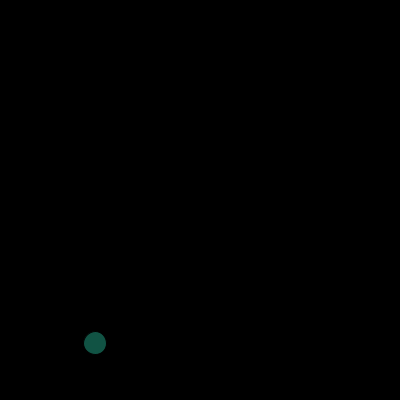
Frame 1 (no input)
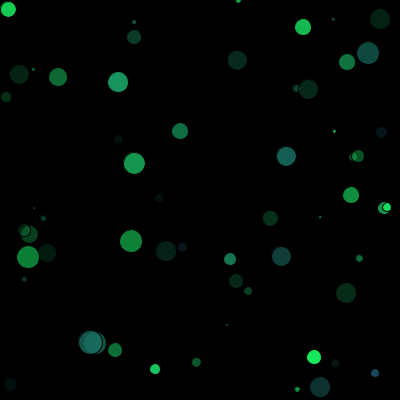
Frame 60 (the mouse pressed at the canvas centre just before this capture)
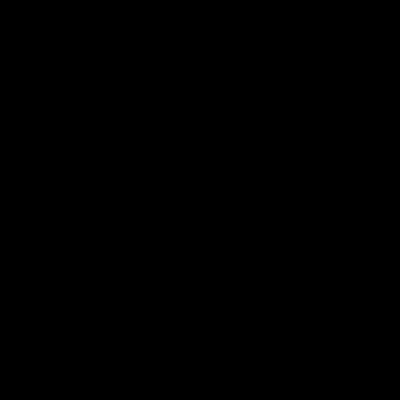
Frame 120 (the mouse held since frame 60 and released just before this capture)

The Processing sketch that drew these frames (run headless with seeded random() and noise(); from frame 60 on, the mouse is pressed at the canvas centre):

// Processing sketch: processing_10436
// ── processing_10436.pde

//variables

//initialize
void setup() {
  size(400,400);
  background(0);
  // how or why does color mode and rgb setting affect dot drawing?
  colorMode(RGB,255,255,255,100);
  //draw nice anti-aliased things.
  smooth();
}

//draw a circle of a random size
void randomEllipse() {
  // for right now, we use center mode. It may be better to use corner mode.
  ellipseMode(CENTER);
  float wh = random(3, 25);
  int whvalue = int(wh);
  // get random x axis point; need to figure out how to test bounds outside or touching window
  float x = random(0, 401);
  int xx = int(x);
  // get random y axis point; need to figure out how to test bounds outside or touching window
  float y = random(0, 401);
  int yy= int(y);
  ellipse(xx, yy, whvalue, whvalue);
}

// fill an area with various greens
void fillArea() {
  // show floating point to integer conversion for now. could be written as one statement
  // vary opacity between 10% and 100%
  float x = random(10, 101);
  int opaqvalue = int(x);
  // vary green between 75 and 255
  float y = random(75, 256);
  int greenvalue = int(y);
  // RGB is default color mode: fill(R,G,B,opacity)
  fill(25, greenvalue, 100, opaqvalue);
}

// this is the main program loop. Need to build a pause function. 

void draw() {
  // if the mouse key is down, it blanks the canvas
  if (mousePressed == true) {
    background(0);
  } 
  else {  
    // if a key is held, the fill color is black
    if (keyPressed == true) {
      fill(0);
    } 
    else {
      // if a key is not held, fill color is random green
      fillArea();
    }
    // no matter what the fill, draw a circle.
    randomEllipse();
  }
}
